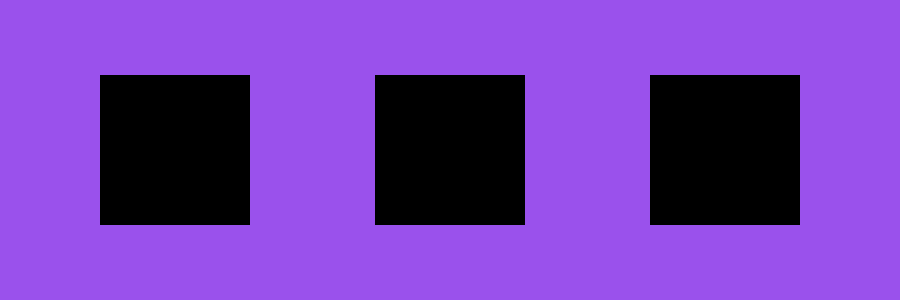
Frame 1 (no input)
Frame 60 (the mouse pressed at the canvas centre just before this capture): identical to frame 1, image omitted
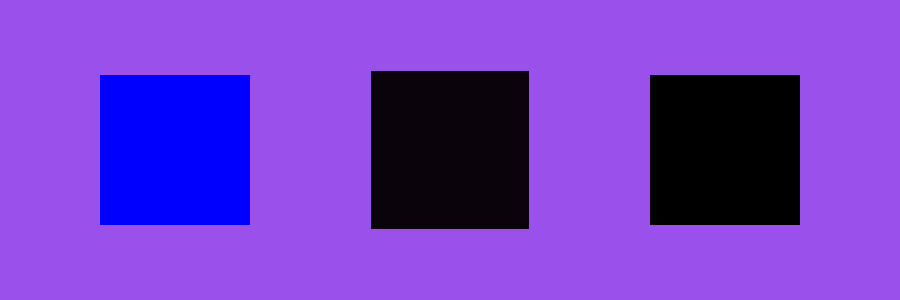
Frame 120 (the mouse held since frame 60 and released just before this capture)

The Processing sketch that drew these frames (run headless with seeded random() and noise(); from frame 60 on, the mouse is pressed at the canvas centre):

// Processing sketch: ICM_group1_2
// ── ICM_group1_2.pde
float  rectx, recty, sqsize, sq2side, rectmovex, rectmovey,sqxbeginright, sqxendright;
float sqxbegin, sqxend, sqybegin, sqyend, sqbegin, sqend, h, s, b, H, S, B;
float mx, my, rn, gn, bn, xoff, xoffset, sqxbeginleft, sqxendleft;

void setup() {
  size (900, 300);
  
  my =0.0;
  mx =0.0;
  rectx=450;
  recty=150;
  xoffset=275;
  sqsize=150;
  sq2side=150;
  sqxbegin=375;
  sqxend=525;
  sqybegin=75;
  sqyend =225;
  rectmovex=rectx+xoffset;
  rectmovey=recty;
  sqxbeginleft= sqxbegin-xoffset;
  sqxendleft= sqxend-xoffset;
  sqxbeginright = sqxbegin+xoffset;
  sqxendright = sqxend+xoffset;
  rn=0;
  gn=0;
  bn=0;
}

void draw() {
  background(154, 81, 236);
  xoff = xoff+.05; //color noise

  noStroke();
  smooth();
  fill(100*rn,50*gn,70*b); //first square color 
  rectMode(CENTER);
  //first rect only changes colors when pressed
  rect(rectx-xoffset, recty, sqsize, sqsize);

  //second rect changes colors and expands when pressed
  fill(h, s, b);//not actually hsb mode
  rect(rectx, recty, sq2side, sq2side);

  //third rect expands, changes colors, and follows the mouse/removes cursor
  fill(H, S, B);//not actually hsb mode
  rect(rectmovex, rectmovey, sqsize, sqsize);

  if ((mx >=sqxbeginleft) && (mx<=sqxendleft) && (my>=sqybegin) && (my<=sqyend)) {
    //then change the colors of the square
  rn = noise(xoff)*2;//changed to 30
  gn= noise(xoff)*6; 
  bn= noise(xoff)*4; 
  
  }


  //this will make the second square expand and reset
  if ((mx >=sqxbegin) && (mx<=sqxend) && (my>=sqybegin) && (my<=sqyend)) {

    h = noise(xoff)*30;//changed to 30
    s = noise(xoff)*10;
    b = noise(xoff)*30; 
    sq2side=sq2side+1; //square grows
    if (sq2side > 200) { //square reset
      sq2side=150;
    }
  }

  //this will change the thrid square to follow the mouse & remove the cursor.
  if ((mx >=sqxbeginright) && (mx<=sqxendright) && (my>=sqybegin) && (my<=sqyend)) {
    rectmovex=mouseX;
    rectmovey=mouseY;  
    noCursor();
  }
}


void mousePressed() {
  my=mouseY;
  mx=mouseX;
}
